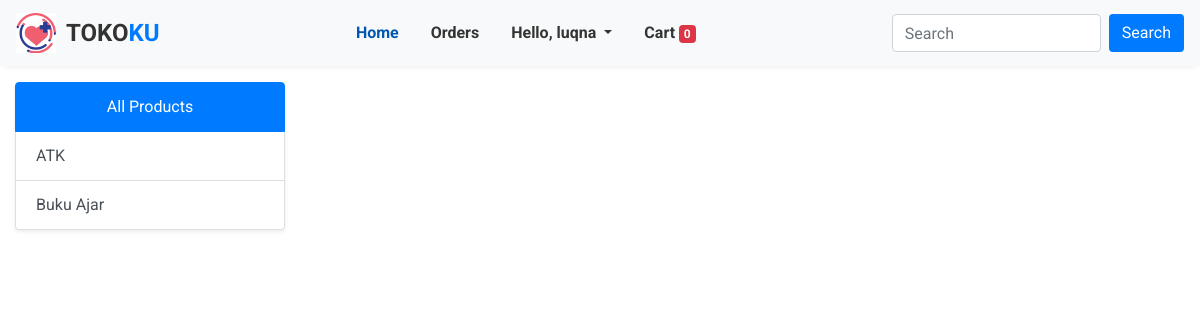
/?category=2 (signed in), run on an earlier commit of the app's database.
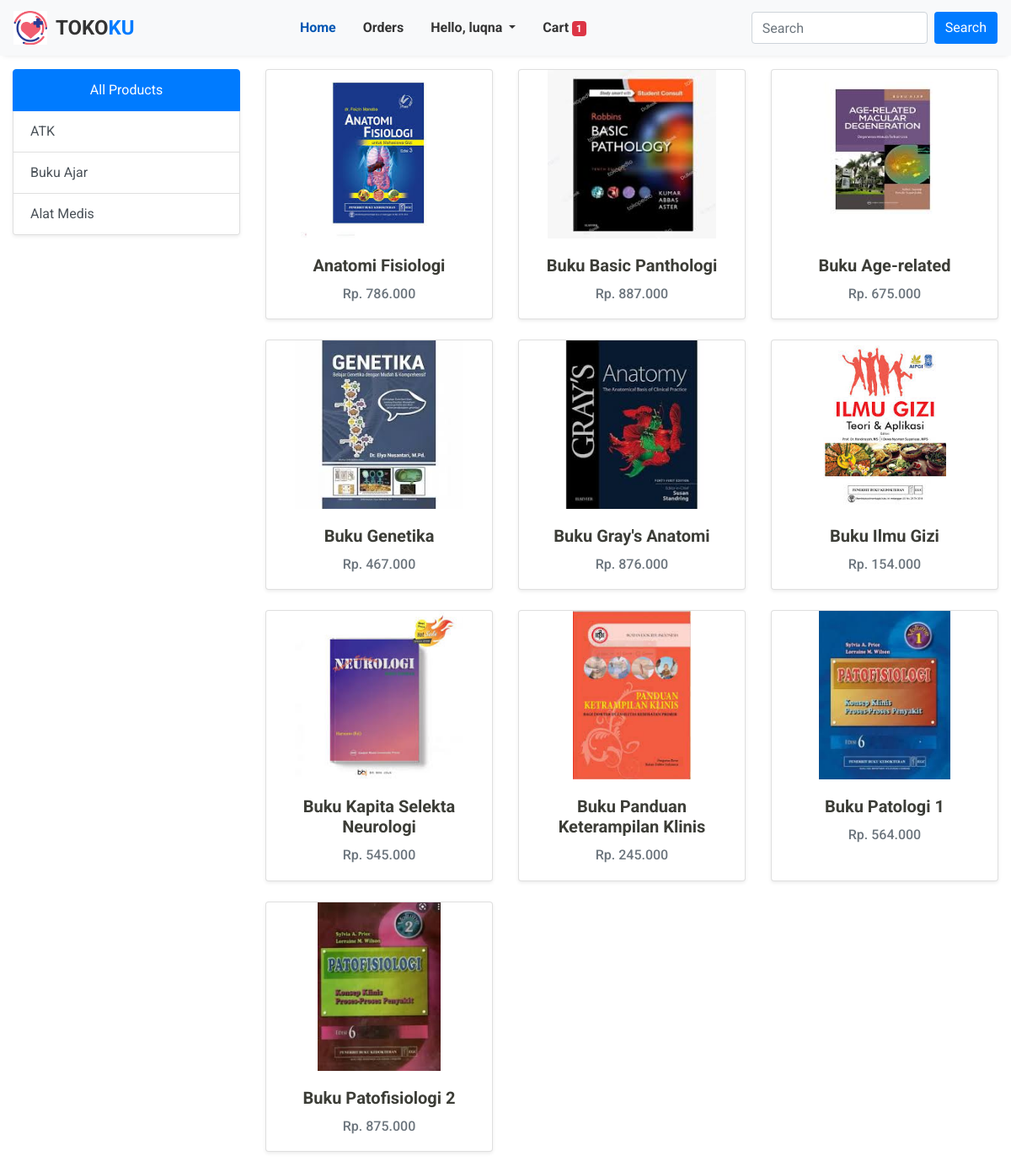
And on a later commit of the database.
### store/models/customer.py (models this page shows, shortened)
class Customer(models.Model):
    username = models.CharField(max_length=50, default='')
    password = models.CharField(max_length=15)
    address = models.CharField(max_length=255, default='')  # Tambahkan default di sini
    email = models.EmailField(max_length=100)
    bank = models.CharField(max_length=50, default='')

### store/models/category.py (models this page shows, shortened)
class Category(models.Model):
    name = models.CharField(max_length=20)
    @staticmethod
    def get_all_categories():
        return Category.objects.all()

### store/models/product.py (models this page shows, shortened)
class Product(models.Model):
    name = models.CharField(max_length=50)
    price = models.IntegerField(default=0)
    category = models.ForeignKey(Category, on_delete=models.CASCADE, default=1)
    description = models.CharField(max_length=200, default='', blank=True, null=True)
    image = models.ImageField(upload_to='upload/products/')
    @staticmethod
    def get_all_product_by_category_id(category_id):
        if category_id:
            return Product.objects.filter(category=category_id)
        else:
            return Product.get_all_products()

### store/views.py (the view)
# urls.py: path('',views.home, name='homepage'),
def home(request):
    products = None
    totalitem = 0
    if request.session.has_key('username'):
        username = request.session['username']
        category = Category.get_all_categories()
        customer = Customer.objects.filter(username=username)
        totalitem = len(Cart.objects.filter(username=username))
        for c in customer:
            username = c.username
            categoryID = request.GET.get('category')
            if categoryID:
                products = Product.get_all_product_by_category_id(categoryID)
            else:
                products = Product.get_all_products()
            for product in products:
                product.price = "{:,.0f}".format(int(product.price)).replace(",", ".")
            data = {
                'username': username,
                'product': products,
                'category': category,
                'totalitem':totalitem
            }
            print('You are', request.session.get('username'))
            return render(request, 'home.html', data)
    else:
        return redirect('login')

### store/templates/home.html
{% extends 'base.html' %} {% load humanize %} {% block content %}
<div class="container-fluid mt-3">
  <div class="row">
    <div class="col-lg-3 mb-4">
      <div class="list-group shadow-sm">
        <a href="/" class="list-group-item list-group-item-action active text-center">All Products</a>
        {% for category in category %}
        <a href="/?category={{category.id}}" class="list-group-item list-group-item-action">{{category.name}}</a>
        {% endfor %}
      </div>
    </div>
    <div id="product" class="col-lg-9">
      <div class="row">
        {% for product in product %}
        <div class="col-md-4 mb-4 d-flex justify-content-center">
          <div class="card shadow-sm" style="width: 100%; max-width: 18rem; background-color: #ffffff; color: #3c3d37">
            <a href="{% url 'product-detail' product.id %}" class="text-decoration-none">
              <img src="{{product.image.url}}" class="card-img-top img-fluid" alt="{{product.name}}" style="height: 200px; object-fit: contain" />
            </a>
            <div class="card-body text-center">
              <h5 class="card-title font-weight-bold">{{product.name}}</h5>
              <h6 class="card-text text-muted">Rp. {{product.price|intcomma}}</h6>
            </div>
          </div>
        </div>
        {% endfor %}
      </div>
    </div>
  </div>
</div>
{% endblock %}

### store/templates/base.html (shortened to what this page needs)
<!DOCTYPE html>
<html lang="en">
  {% load static %}
  <head>
    <link rel="stylesheet" href="https://cdn.jsdelivr.net/npm/bootstrap@4.6.1/dist/css/bootstrap.min.css" />
  </head>
  <body>
    <nav class="navbar navbar-expand-lg navbar-light">
      <a class="navbar-brand" href="/">
        <img src="{% static 'images/logo_new.png' %}" alt="Logo" />
        <div class="brand-text">TOKO<span>KU</span></div>
      </a>
      <div class="collapse navbar-collapse" id="navbarNav">
        <ul class="navbar-nav">
          <li class="nav-item active">
            <a class="nav-link" href="/">Home</a>
          </li>
          {% if request.session %}
          <li class="nav-item">
            <a class="nav-link" href="/order/">Orders</a>
          </li>
          <li class="nav-item dropdown">
            <a class="nav-link dropdown-toggle" href="#" id="navbarDropdown" role="button" data-toggle="dropdown" aria-haspopup="true" aria-expanded="false"> Hello, {{username}} </a>
          </li>
          <li class="nav-item">
            <a class="nav-link" href="/show_cart">Cart<span class="badge badge-danger ml-1">{{totalitem}}</span></a>
          </li>
          {% endif %}
        </ul>
        <form class="form-inline ml-auto" action="/search">
          <input class="form-control mr-2" type="search" placeholder="Search" aria-label="Search" name="query" />
          <button class="btn btn-search" type="submit">Search</button>
        </form>
      </div>
    </nav>
    {% block content %} {% endblock %}
  </body>
</html>

### store/templates/base.html (style rules this page uses)
:root { --navbar-bg-color: #f8f9fa; --navbar-text-color: #333; --navbar-link-hover-color: #007bff; --navbar-link-active-color: #0056b3; --navbar-shadow: 0 4px 6px -4px rgba(0, 0, 0, 0.1); --search-btn-bg-color: #007bff; --search-btn-text-color: #fff; --font-family: "Roboto", sans-serif; }
body { font-family: var(--font-family); }
nav { background-color: var(--navbar-bg-color) !important; box-shadow: var(--navbar-shadow); }
.navbar-brand { display: flex; align-items: center; }
.navbar-brand img { height: 40px; }
.navbar-brand .brand-text { font-size: 1.5rem; font-weight: 700; color: var(--navbar-text-color); margin-left: 10px; }
.navbar-brand .brand-text span { color: #007bff; }
.navbar-nav .nav-link { color: var(--navbar-text-color) !important; font-weight: 700; }
.navbar-nav .nav-item.active .nav-link { color: var(--navbar-link-active-color) !important; }
.btn-search { background-color: var(--search-btn-bg-color) !important; color: var(--search-btn-text-color) !important; }
.navbar-nav { margin-left: auto; }
.nav-item { margin-right: 1rem; }

What changed in the data, as far as the page shows it:
added Category: name "Alat Medis"
added Product: image (picture), name "Anatomi Fisiologi", price "786.000"
added Product: image (picture), name "Buku Basic Panthologi", price "887.000"
added Product: image (picture), name "Buku Age-related", price "675.000"
added Product: image (picture), name "Buku Genetika", price "467.000"
added Product: image (picture), name "Buku Gray's Anatomi", price "876.000"
added Product: image (picture), name "Buku Ilmu Gizi", price "154.000"
added Product: image (picture), name "Buku Kapita Selekta Neurologi", price "545.000"
added Product: image (picture), name "Buku Panduan Keterampilan Klinis", price "245.000"
added Product: image (picture), name "Buku Patologi 1", price "564.000"
added Product: image (picture), name "Buku Patofisiologi 2", price "875.000"
Also different on the page:
{{ totalitem }}: "0" → "1"
